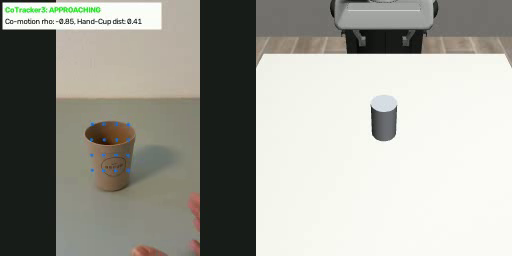
#> input picture frame 34 of datasets/cotracker_iterations/iteration_01_raw/cup_lifting_01_iteration_1.mp4, 512 x 256 px, given in place of cup_lifting_01.mp4, which was not available
$ python select_tumbler_roi.py
#> lines starting #> are read from the running program, lines starting #| are printed output that depends on the picture
import cv2

# ============================================================
# Configuration
# ============================================================

VIDEO_PATH = "datasets/egocentric_video/cup_lifting_01.mp4"
TARGET_SIZE = (512, 512)


# ============================================================
# Read first frame
# ============================================================

cap = cv2.VideoCapture(VIDEO_PATH)

if not cap.isOpened():
    raise RuntimeError(f"Could not open video: {VIDEO_PATH}")

ret, frame = cap.read()
#> frame is the input picture: shape (256, 512, 3); mean B, G, R 152.2, 160.4, 160.4
cap.release()

if not ret:
    raise RuntimeError("Could not read first frame from video.")

orig_h, orig_w = frame.shape[:2]
#> orig_h = 256; orig_w = 512

print(f"Original frame: {orig_w} x {orig_h}")
#| Original frame: 512 x 256


# ============================================================
# Apply SAME letterbox operation as your CoTracker code
# ============================================================

max_dim = max(orig_w, orig_h)
#> max_dim = 512

pad_top = (max_dim - orig_h) // 2
#> pad_top = 128
pad_bottom = max_dim - orig_h - pad_top
#> pad_bottom = 128

pad_left = (max_dim - orig_w) // 2
#> pad_left = 0
pad_right = max_dim - orig_w - pad_left
#> pad_right = 0

padded = cv2.copyMakeBorder(
    frame,
    pad_top,
    pad_bottom,
    pad_left,
    pad_right,
    cv2.BORDER_CONSTANT,
    value=[30, 30, 30],
)
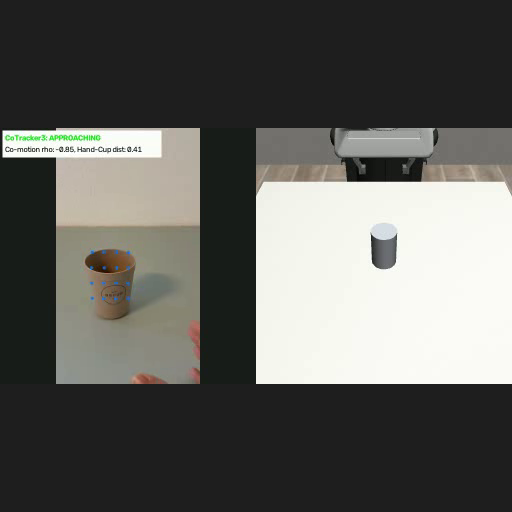
#> padded: shape (512, 512, 3); mean B, G, R 91.1, 95.2, 95.2


# ============================================================
# Resize to CoTracker input resolution
# ============================================================

resized = cv2.resize(padded, TARGET_SIZE)

H, W = resized.shape[:2]
#> H = 512; W = 512

print(f"CoTracker frame: {W} x {H}")
#| CoTracker frame: 512 x 512


# ============================================================
# Select cup / tumbler with mouse
# ============================================================

print()
print("Draw a tight rectangle around the CUP / TUMBLER.")
print("Press ENTER or SPACE when finished.")
print("Press C to cancel.")
print()

#> (the run stopped early here; a loop or call above may not have finished)

$ run again, starting later in the video
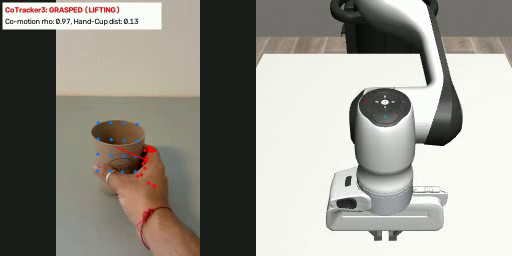
#> input picture frame 153 of datasets/cotracker_iterations/iteration_01_raw/cup_lifting_01_iteration_1.mp4, 512 x 256 px, given in place of cup_lifting_01.mp4, which was not available
#> frame is the input picture: shape (256, 512, 3); mean B, G, R 139.5, 147.5, 150
#| Original frame: 512 x 256
#> `padded = cv2.copyMakeBorder( frame, pad_top, pad_bottom, pad_left, pad..`:
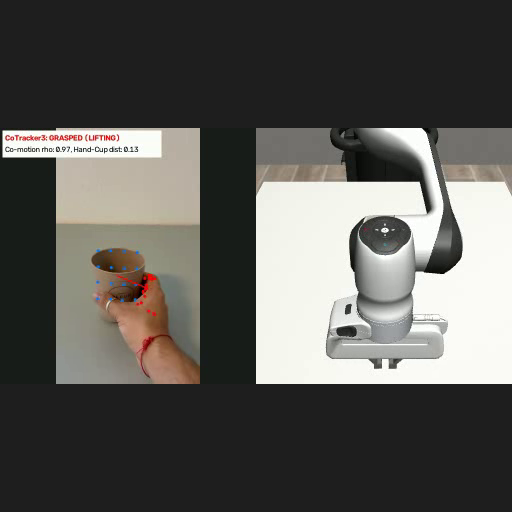
#> padded: shape (512, 512, 3); mean B, G, R 84.8, 88.8, 90
#| CoTracker frame: 512 x 512

$ run again, starting later in the video
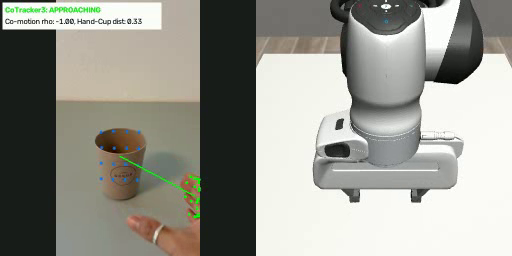
#> input picture frame 272 of datasets/cotracker_iterations/iteration_01_raw/cup_lifting_01_iteration_1.mp4, 512 x 256 px, given in place of cup_lifting_01.mp4, which was not available
#> frame is the input picture: shape (256, 512, 3); mean B, G, R 141.5, 150, 150
#| Original frame: 512 x 256
#> `padded = cv2.copyMakeBorder( frame, pad_top, pad_bottom, pad_left, pad..`:
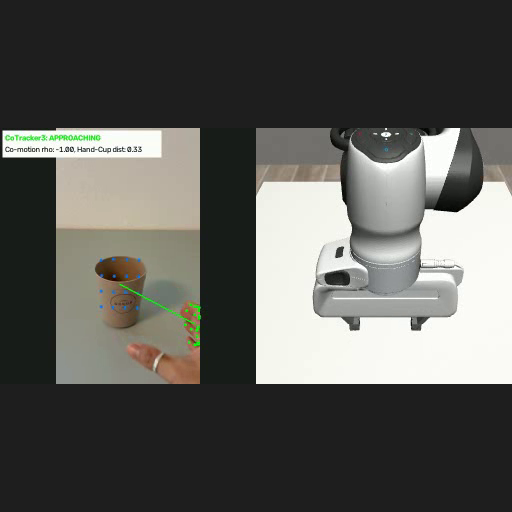
#> padded: shape (512, 512, 3); mean B, G, R 85.7, 90, 90
#| CoTracker frame: 512 x 512
